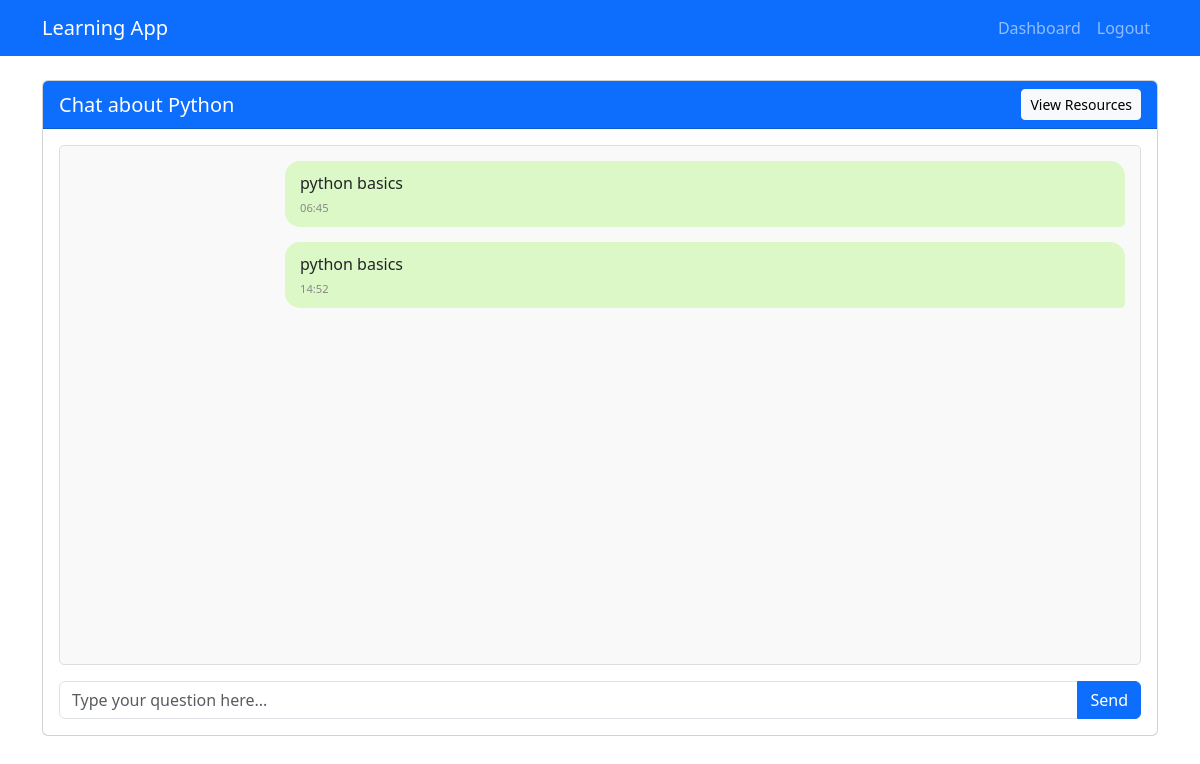
Page /user/chat/1 (signed in) on the earlier database version.
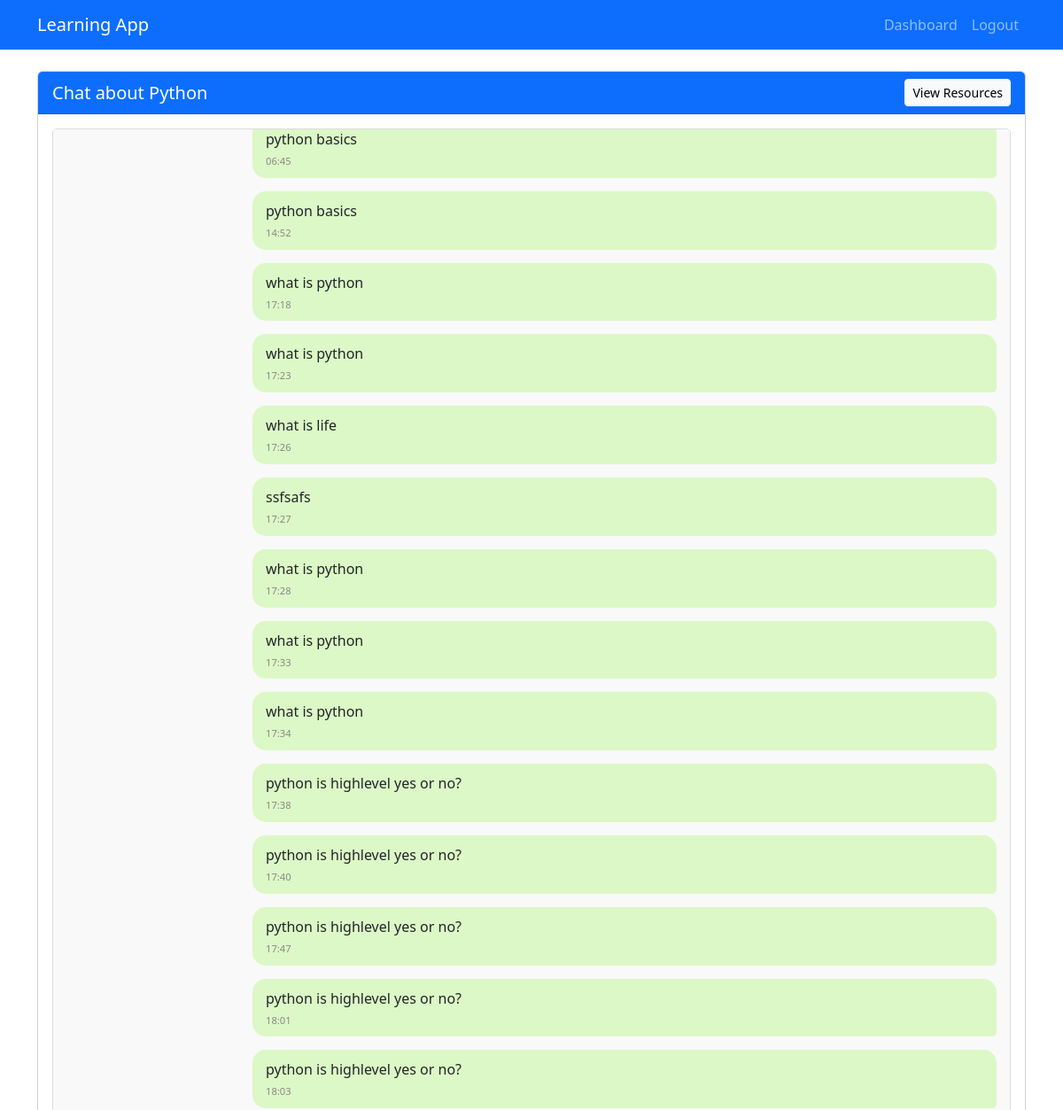
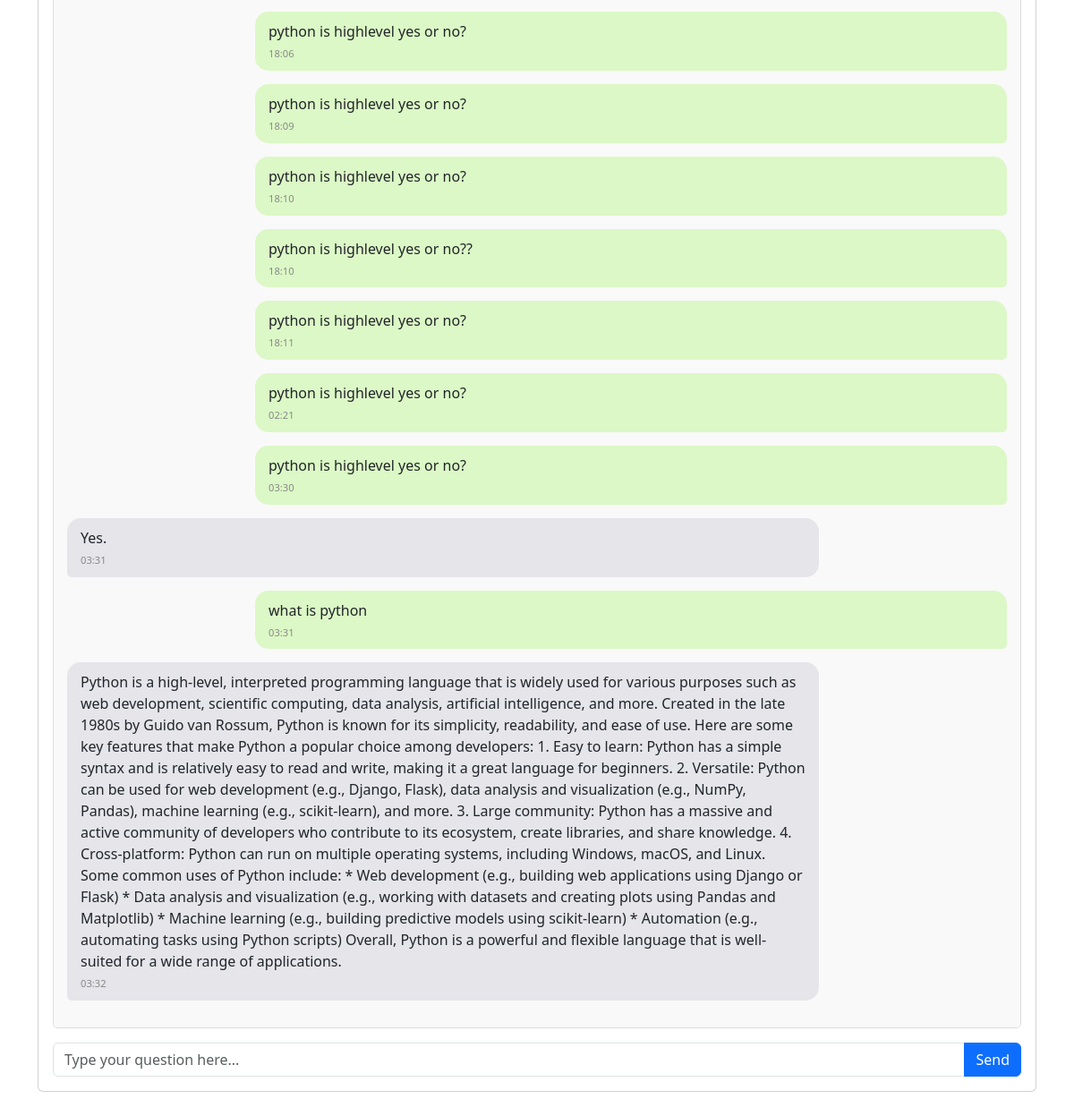
Same page on the later database version (2 pictures, top to bottom).
### models.py (models this page shows)
class Skill(db.Model):
    id = db.Column(db.Integer, primary_key=True)
    name = db.Column(db.String(100), unique=True, nullable=False)
    description = db.Column(db.Text)
    questions = db.relationship('Question', backref='skill', lazy=True)
    resources = db.relationship('Resource', backref='skill', lazy=True)

class ChatMessage(db.Model):
    id = db.Column(db.Integer, primary_key=True)
    session_id = db.Column(db.Integer, db.ForeignKey('chat_session.id'), nullable=False)
    is_user = db.Column(db.Boolean, default=True)  # True if from user, False if from system
    content = db.Column(db.Text, nullable=False)
    timestamp = db.Column(db.DateTime, default=datetime.utcnow)

### routes/user.py (the view, shortened to what this page needs)
@user_bp.route('/chat/<int:skill_id>')
@login_required
def start_chat(skill_id):
    skill = Skill.query.get_or_404(skill_id)
    chat_session = ChatSession.query.filter_by(
        user_id=current_user.id,
        skill_id=skill_id
    ).order_by(ChatSession.created_at.desc()).first()
    messages = ChatMessage.query.filter_by(session_id=chat_session.id).order_by(ChatMessage.timestamp).all()
    return render_template('user/chat.html',
                          skill=skill,
                          session=chat_session,
                          messages=messages)

### app.py (called while the page is built)
@login_manager.user_loader
def load_user(user_id):
    return User.query.get(int(user_id))

### templates/user/chat.html (shortened to what this page needs)
<!DOCTYPE html>
<html lang="en">
<head>
    <link rel="stylesheet" href="https://cdn.jsdelivr.net/npm/bootstrap@5.3.0/dist/css/bootstrap.min.css">
</head>
<body>
    <nav class="navbar navbar-expand-lg navbar-dark bg-primary">
        <div class="container">
            <a class="navbar-brand" href="{{ url_for('user.dashboard') }}">Learning App</a>
            <div class="collapse navbar-collapse" id="navbarNav">
                <ul class="navbar-nav ms-auto">
                    <li class="nav-item">
                        <a class="nav-link" href="{{ url_for('user.dashboard') }}">Dashboard</a>
                    </li>
                    <li class="nav-item">
                        <a class="nav-link" href="{{ url_for('auth.logout') }}">Logout</a>
                    </li>
                </ul>
            </div>
        </div>
    </nav>
    <div class="container mt-4">
        <div class="row">
            <div class="col-md-12">
                <div class="card">
                    <div class="card-header bg-primary text-white">
                        <div class="d-flex justify-content-between align-items-center">
                            <h5 class="mb-0">Chat about {{ skill.name }}</h5>
                            <a href="{{ url_for('user.view_resources', skill_id=skill.id) }}" class="btn btn-light btn-sm">View Resources</a>
                        </div>
                    </div>
                    <div class="card-body">
                        <div class="chat-container" id="chatContainer">
                            {% if messages %}
                                {% for message in messages %}
                                    <div class="message {% if message.is_user %}user-message{% else %}ai-message{% endif %}">
                                        {{ message.content|safe }}
                                        <span class="message-time">{{ message.timestamp.strftime('%H:%M') }}</span>
                                    </div>
                                {% endfor %}
                            {% else %}
                                <div class="alert alert-info">
                                    Start asking questions about {{ skill.name }}. I'm here to help you learn!
                                </div>
                            {% endif %}
                        </div>
                        <div class="mt-3">
                            <form id="messageForm" method="POST">
                                <div class="input-group">
                                    <input type="text" id="messageInput" name="message" class="form-control" placeholder="Type your question here..." required>
                                    <button type="submit" class="btn btn-primary">Send</button>
                                </div>
                            </form>
                        </div>
                    </div>
                </div>
            </div>
        </div>
    </div>
</body>
</html>

### templates/user/chat.html (style rules this page uses)
.chat-container { height: 65vh; overflow-y: auto; border: 1px solid #ddd; border-radius: 5px; padding: 15px; background-color: #f9f9f9; }
.message { margin-bottom: 15px; padding: 10px 15px; border-radius: 15px; max-width: 80%; position: relative; }
.user-message { background-color: #dcf8c6; margin-left: auto; border-bottom-right-radius: 5px; }
.ai-message { background-color: #e5e5ea; margin-right: auto; border-bottom-left-radius: 5px; }
.message-time { font-size: 0.7rem; color: #888; margin-top: 5px; display: block; }

Differences in the rows shown:
added ChatMessage: content "what is python", timestamp "17:18"
added ChatMessage: content "what is python", timestamp "17:23"
added ChatMessage: content "what is life", timestamp "17:26"
added ChatMessage: content "ssfsafs", timestamp "17:27"
added ChatMessage: content "what is python", timestamp "17:28"
added ChatMessage: content "what is python", timestamp "17:33"
added ChatMessage: content "what is python", timestamp "17:34"
added ChatMessage: content "python is highlevel yes or no?", timestamp "17:38"
added ChatMessage: content "python is highlevel yes or no?", timestamp "17:40"
added ChatMessage: content "python is highlevel yes or no?", timestamp "17:47"
added ChatMessage: content "python is highlevel yes or no?", timestamp "18:01"
added ChatMessage: content "python is highlevel yes or no?", timestamp "18:03"
added ChatMessage: content "python is highlevel yes or no?", timestamp "18:06"
added ChatMessage: content "python is highlevel yes or no?", timestamp "18:09"
added ChatMessage: content "python is highlevel yes or no?", timestamp "18:10"
added ChatMessage: content "python is highlevel yes or no??", timestamp "18:10"
added ChatMessage: content "python is highlevel yes or no?", timestamp "18:11"
added ChatMessage: content "python is highlevel yes or no?", timestamp "02:21"
added ChatMessage: content "python is highlevel yes or no?", timestamp "03:30"
added ChatMessage: content "Yes.", timestamp "03:31", is_user False (drawn)
added ChatMessage: content "what is python", timestamp "03:31"
added ChatMessage: content "Python is a high-level, interpreted programming language that is widely used for various purposes such as web development, scientific computing, data analysis, artificial intelligence, and more. Created in the late 1980s by Guido van Rossum, Python is known for its simplicity, readability, and ease of use. Here are some key features that make Python a popular choice among developers: 1. Easy to learn: Python has a simple syntax and is relatively easy to read and write, making it a great language for beginners. 2. Versatile: Python can be used for web development (e.g., Django, Flask), data analysis and visualization (e.g., NumPy, Pandas), machine learning (e.g., scikit-learn), and more. 3.…", timestamp "03:32", is_user False (drawn)
